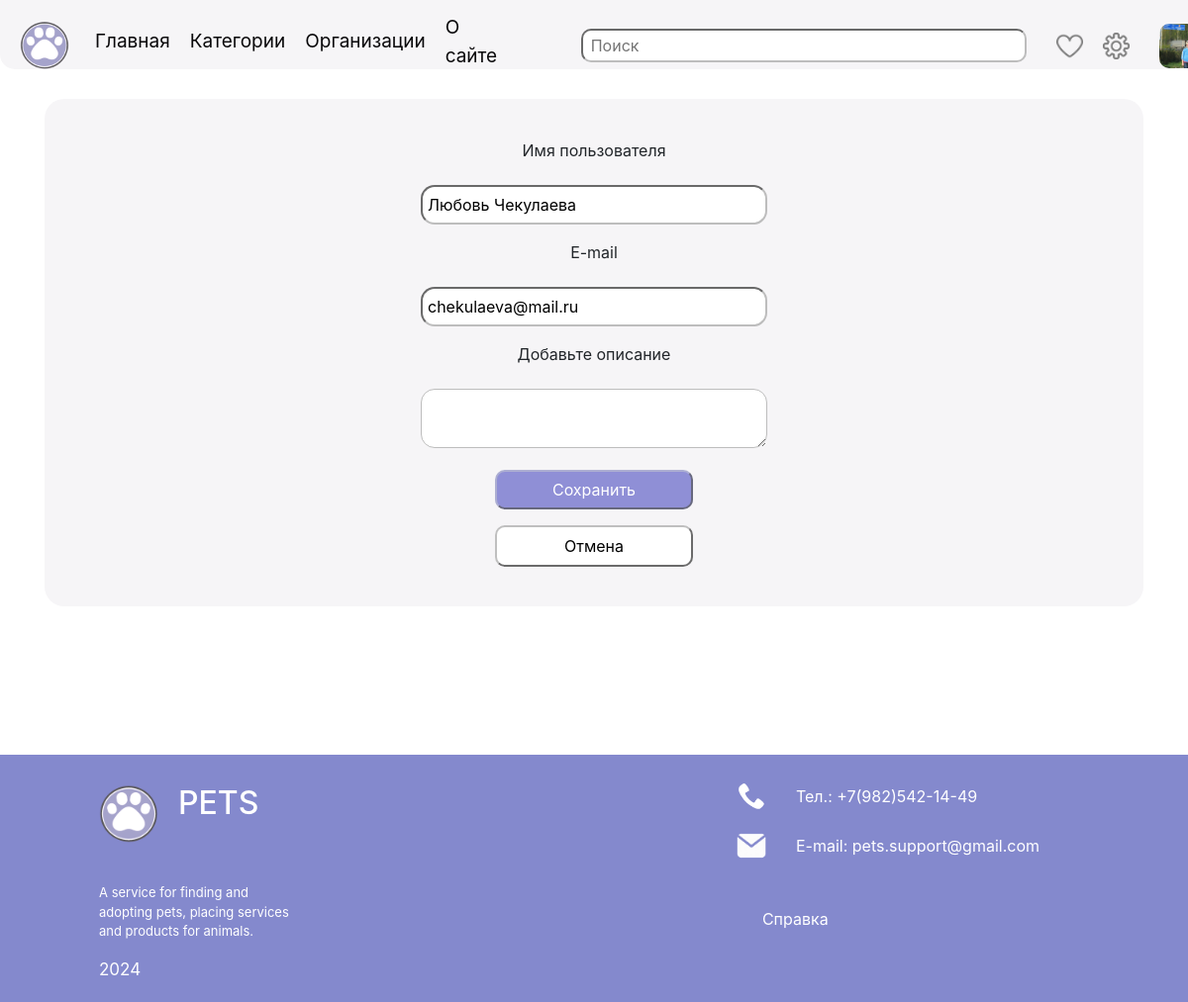
Screenshot of /edit_profile (signed in) with the database file from the repository.
### data/users.py (models this page shows, shortened)
class User(SqlAlchemyBase, UserMixin):
    __tablename__ = 'users'
    id = sqlalchemy.Column(sqlalchemy.Integer,
                           primary_key=True, autoincrement=True)
    name = sqlalchemy.Column(sqlalchemy.String, nullable=False)
    about = sqlalchemy.Column(sqlalchemy.String, nullable=True)
    photo = sqlalchemy.Column(sqlalchemy.String, nullable=True)
    email = sqlalchemy.Column(sqlalchemy.String,
                              index=True, unique=True, nullable=False)
    hashed_password = sqlalchemy.Column(sqlalchemy.String, nullable=False)
    created_date = sqlalchemy.Column(sqlalchemy.DateTime,
                                     default=datetime.datetime.now)
    posts = orm.relationship("Post", back_populates='user')
    city = sqlalchemy.Column(sqlalchemy.String, default='Москва')

### server.py (the view)
@app.route('/edit_profile', methods=['GET', 'POST'])
def edit():
    if current_user.is_authenticated:
        form = EditForm()
        if request.method == 'POST':
            db_sess = db_session.create_session()
            if db_sess.query(User).filter(
                    User.email == form.email.data).first() and form.email.data != current_user.email:
                return render_template('change_profile.html', title='Редактирование',
                                       form=form,
                                       message="Почта телефона уже используется")
            s = db_sess.query(User).filter(User.id == current_user.id).first()
            s.name = form.name.data
            current_user.name = form.name.data
            s.email = form.email.data
            current_user.email = form.email.data
            s.about = form.about.data
            current_user.about = form.about.data
            db_sess.merge(current_user)
            db_sess.commit()
            return redirect("/profile")
        else:
            form.email.data = current_user.email
            form.name.data = current_user.name
            form.about.data = current_user.about
        return render_template('change_profile.html', title='Редактирование', form=form)
    return redirect("/profile")

### forms/edit.py
class EditForm(FlaskForm):
    email = EmailField('E-mail', validators=[Email(), Length(max=40)])
    name = StringField('Имя пользователя', validators=[DataRequired(), Length(max=18)])
    about = TextAreaField("Добавьте описание", validators=[Length(max=150)])
    submit = SubmitField('Сохранить')

### data/db_session.py (called while the page is built)
def create_session() -> Session:
    global __factory
    return __factory()

### server.py (called while the page is built)
@login_manager.user_loader
def load_user(user_id):
    db_sess = db_session.create_session()
    return db_sess.query(User).get(user_id)

### templates/change_profile.html (shortened to what this page needs)
{% extends "base.html" %}
{% block content %}
<div class="content" style="justify-content: center; text-align: center">
    <form action="" method="post" enctype="multipart/form-data">
        <p>
            {{ form.name.label}}<br>
            {{ form.name(class="form_login")}}<br>
        </p>
        <p>
            {{ form.email.label}}<br>
            {{ form.email (class="form_login")}}<br>
        </p>
        <p>
            {{ form.about.label }}<br>
            {{ form.about(class="form_login2")}}<br>
        </p>
        <p>{{ form.submit (class='butt2')}}</p>
    </form>
    <a href="/profile">
        <button class="cancel" style="width: 200px; margin-left: 20px;"> Отмена</button>
    </a>
</div>
{% endblock %}

### templates/base.html (shortened to what this page needs)
<!doctype html>
<html lang="en">
<head>
    <link rel="stylesheet"
          href="https://stackpath.bootstrapcdn.com/bootstrap/4.4.1/css/bootstrap.min.css"
>
    <link rel="stylesheet"
          href="/static/css/style.css">
</head>
<body class="main">
<header>
    <nav>
        <div>
            <a class="navbar-brand" href="/"><img src="/static/img/logo.png" width="50px"></a>
            <ul class="un">
                <li>
                    <a class="link" href="/">Главная</a>
                </li>
                <li>
                    <a class="link" href="/category">Категории</a>
                </li>
                <li class='li2'>
                    <a class="link" href="/organizations">
                        Организации
                    </a>
                </li>
                <li>
                    <a class="link" href="/about_site">О сайте</a>
                </li>
            </ul>
            <form class="search_f" action="/search" method="post">
                <input placeholder=" Поиск" type="search" name="search"/>
            </form>
            {% if current_user.is_authenticated %}
            <a href="/favorites" class="img_a"><img src="/static/img/fav.png" height="27px" alt="избранное"></a>
            <a class="img_a" href="/settings"><img src="/static/img/sett.png" height="27px"></a>
            <a class="img_a" href="/profile"><img src={{current_user.photo}} height="45px"
                                                  style='border-radius: 10px; margin-left: 10px;'></a>
            {% else %}
            <a href='/profile'>
                <button class="login">Войти</button>
            </a>
            {% endif %}
        </div>
    </nav>
</header>
<main role="main" class="container">
    {% block content %}
    {% endblock %}
</main>
<footer>
    <div class="footer">
        <div style="display: block;">
            <div style="display: flex;">
                <img class="logo" src="/static/img/logo.png" height="60px">
                <h2> PETS</h2>
            </div>
            <div class="text">
                <p>A service for finding and adopting pets, placing services and products for animals.</p>
                <p style="font-size: 17px;">2024</p>
            </div>
        </div>
        <div class="contacts">
            <div class="cont">
                <img src="/static/img/phone.png">
                <p>Тел.: +7(982)542-14-49</p>
            </div>
            <div class="cont">
                <img src="/static/img/email.png">
                <p>E-mail: pets.support@gmail.com</p>
            </div><br>
            <a href="/about_site" class="help">Справка</a>
        </div>
    </div>
</footer>
</body>

### static/css/style.css (style rules this page uses)
nav { border-radius: 0px 0px 15px 15px; background-color: #f6f5f7; color: #e2d3ed; height: 70px; }
.footer { margin-top: 150px; padding-left: 100px; padding-right: 150px; padding-top: 30px; align-items: start; height: 250px; display: flex; justify-content: space-between; background: #8489CD; color: #fff; }
.container { text-align: center; margin-top: 30px }
nav div { padding-left: 20px; padding-top: 5px; align-items: center; display: flex; }
.contacts { display: block; }
.cont { display: flex; align-items: center; margin-bottom: 10px; }
.text { width: 200px; display: block; font-size: 13px; margin-top: 40px; }
.content { border-radius: 20px; background-color: #f6f5f7; display: block; justify-content: start; text-align: start; padding: 40px; margin-top: 30px; }
.un { margin-left: 10px; font-size: 19px; padding: 0px; align-items: center; margin-top: 9px; list-style-type: none; display: flex; }
.help { color: #fff; margin-left: 26px; text-decoration: none }
.link { margin-right: 20px; text-decoration: none; color: #09080a; }
.img_a { margin-left: 10px; margin-right: 10px; }
.butt2 { color: #fff; background: #8F8FD6; border-radius: 10px; border-color: #ACAED2; justify-items: center; outline:none; padding: 6px; width: 200px; }
.cancel { background: #fff; border-radius: 10px; text-align: center; border-color: #BFBFBF; padding: 7px; margin-right: 20px; width: 30%; }
.cont img { margin-top: -16px; height:30px; margin-right: 30px }
.logo { margin-right: 20px; }
.search_f { display: flex; align-items: center; margin-right: 20px; margin-left: 50px; }
.search_f input { width: 450px; padding: 3px; margin-left: 15px; border-radius: 10px; border-color: #BDBDBD; }
.form_login { padding: 5px; font-size: 16px; width: 350px; height: 40px; border-radius: 14px; border-color: #BDBDBD; margin-top: 15px; }
.form_login2 { padding: 5px; font-size: 16px; width: 350px; height: 60px; border-radius: 14px; border-color: #BDBDBD; margin-top: 15px; }

### rows the page displays
User: photo (picture), name "Любовь Чекулаева", email "chekulaeva@mail.ru"
